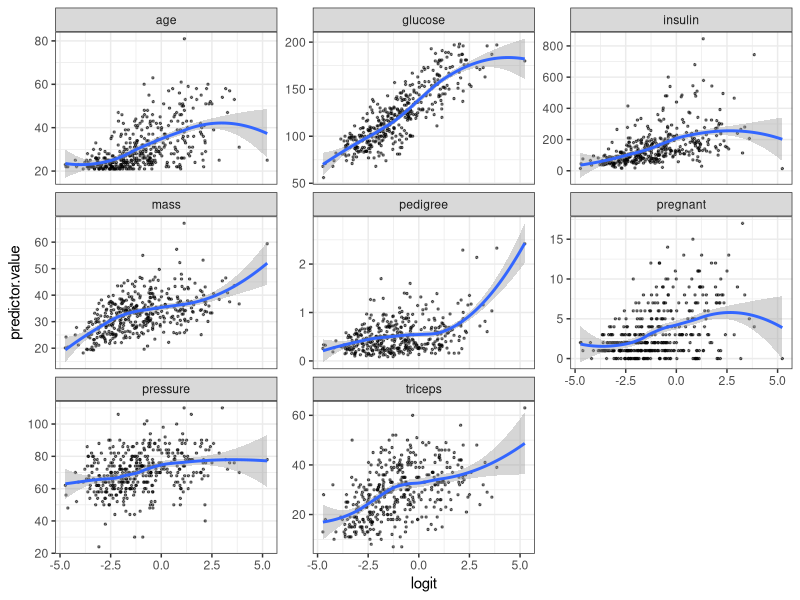

Write R code to recreate this figure.


# From:  http://www.sthda.com/english/articles/36-classification-methods-essentials/148-logistic-regression-assumptions-and-diagnostics-in-r/

library(tidyverse)
library(broom)
theme_set(theme_classic())

# Load the data
data("PimaIndiansDiabetes2", package = "mlbench")
PimaIndiansDiabetes2 <- na.omit(PimaIndiansDiabetes2)
# Fit the logistic regression model
model <- glm(diabetes ~., data = PimaIndiansDiabetes2, 
             family = binomial)
# Predict the probability (p) of diabete positivity
probabilities <- predict(model, type = "response")
predicted.classes <- ifelse(probabilities > 0.5, "pos", "neg")
head(predicted.classes)


# Select only numeric predictors
mydata <- PimaIndiansDiabetes2 %>%
  dplyr::select_if(is.numeric) 
predictors <- colnames(mydata)
# Bind the logit and tidying the data for plot
mydata <- mydata %>%
  mutate(logit = log(probabilities/(1-probabilities))) %>%
  gather(key = "predictors", value = "predictor.value", -logit)


ggplot(mydata, aes(logit, predictor.value))+
  geom_point(size = 0.5, alpha = 0.5) +
  geom_smooth(method = "loess") + 
  theme_bw() + 
  facet_wrap(~predictors, scales = "free_y")


car::vif(model)
